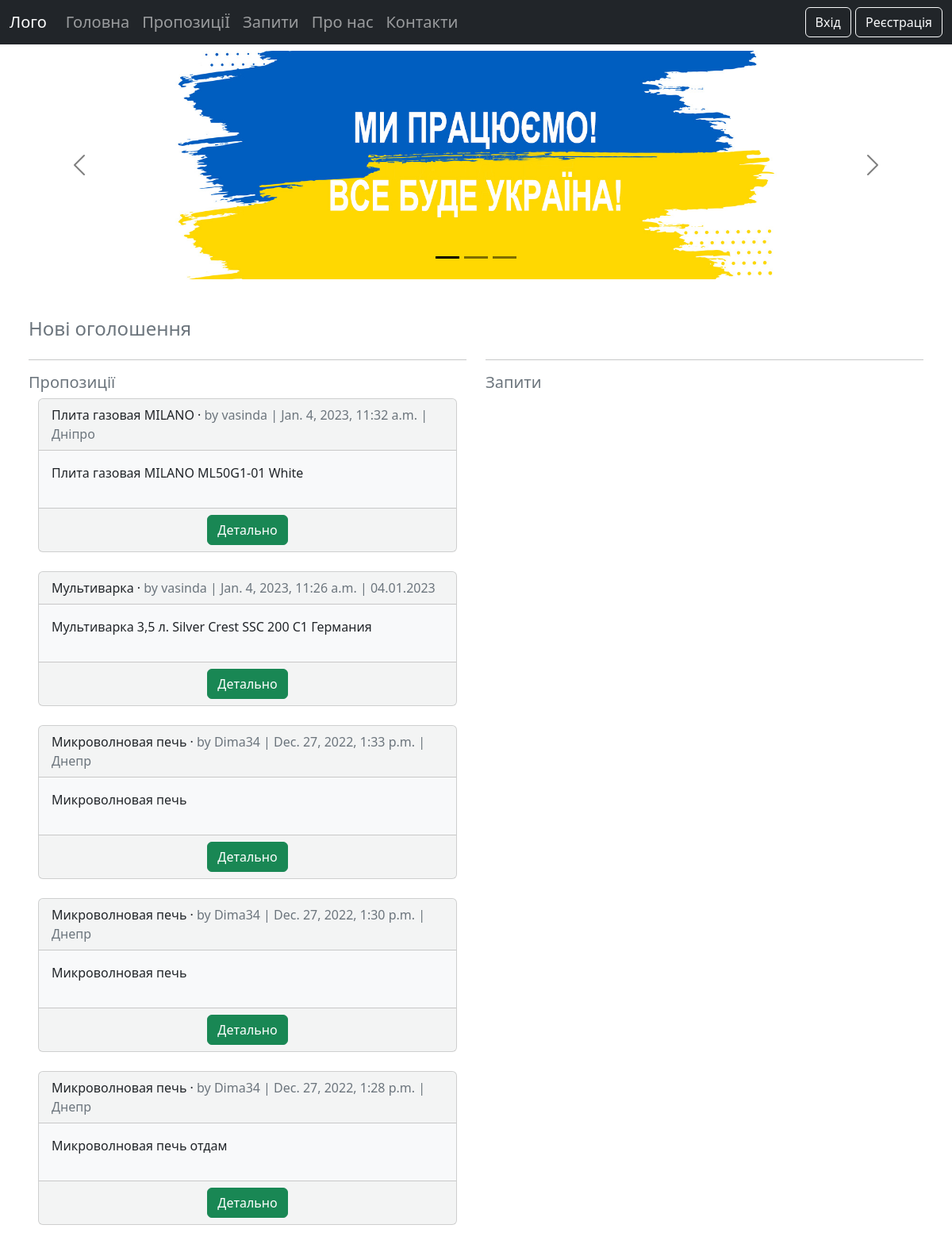
The page / on the database its author committed.
### offers/models.py (models this page shows, shortened)
class Offers(models.Model):
    title = models.CharField(max_length=255)
    body = models.TextField('Опис', max_length=255)
    url_image = models.URLField(blank=True)
    location = models.TextField(blank=True)
    date = models.DateTimeField(auto_now_add=True)
    author = models.ForeignKey(
        'accounts.CustomUser',
        on_delete=models.CASCADE,
    )

### accounts/models.py (models this page shows)
class CustomUser(AbstractUser):
    phone = models.CharField(max_length=15)

### pages/views.py (the view)
# urls.py: path("", HomePageView.as_view(), name="home"),
class HomePageView(ListView):
    model = Offers
    template_name = "home.html"
    def get_context_data(self, **kwargs):
        context = super().get_context_data(**kwargs)
        context['offers_list'] = Offers.objects.all().order_by('-date')[:5]
        return context

### templates/home.html (shortened to what this page needs)
{% extends "base.html" %}
{% load static %}
{% block content %}
<div class="container-fluid">
    <div class="row">
        <div id="homepagecarousel" class="carousel carousel-dark slide d-none d-md-block" data-bs-ride="carousel">
            <div class="carousel-indicators">
                <button type="button" data-bs-target="#homepagecarousel" data-bs-slide-to="0" class="active"></button>
                <button type="button" data-bs-target="#homepagecarousel" data-bs-slide-to="1"></button>
                <button type="button" data-bs-target="#homepagecarousel" data-bs-slide-to="2"></button>
            </div>
            <div class="mx-auto col-xl-12 col-xxl-8">
                <div class="carousel-inner">
                    <div class="carousel-item active">
                        <img src="{% static 'img/ukr1.jpg' %}" alt="1" class="d-block" style="width:100%">
                    </div>
                </div>
            </div>
            <button class="carousel-control-prev" type="button" data-bs-target="#homepagecarousel" data-bs-slide="prev">
            <span class="carousel-control-prev-icon"></span>
            </button>
            <button class="carousel-control-next" type="button" data-bs-target="#homepagecarousel" data-bs-slide="next">
            <span class="carousel-control-next-icon"></span>
            </button>
        </div>
    </div>
    <div class="container-fluid mt-5">
        <h4 class="text-secondary">Нові оголошення</h4>
        <div class="row">
            <div class="col-md-6">
                <hr>
                <h5 class="text-secondary">Пропозиції</h5>
                {% for offers in offers_list %}
                <div class="container-fluid">
                    <div class="card card-list bg-light bg-opacity-50">
                        <div class="card-header">
                            <span class="font-weight-bold">{{ offers.title }}</span> &middot;
                            <span class="text-muted">by {{ offers.author }} |
                                {{ offers.date }} | {{ offers.location }}</span>
                        </div>
                        <div class="card-body bg-light post-entry">
                            <p>{{ offers.body }}</p>
                        </div>
                        <div class="card-footer text-center text-muted">
                            <a class = "btn btn-success" href="{% url 'offers_detail' offers.pk %}">Детально</a>
                        </div>
                    </div>
                    <br />
                </div>
                {% endfor %}
            </div>
            <div class="col-md-6">
                <hr>
                <h5 class="text-secondary">Запити</h5>
            </div>
        </div>
    </div>
</div>
{% endblock content %}

### templates/base.html (shortened to what this page needs)
{% load static %}
<!DOCTYPE html>
<html lang="uk">
<head>
    <link rel="stylesheet" href="https://cdn.jsdelivr.net/npm/bootstrap@5.2.0/dist/css/bootstrap.min.css">
    <link rel="stylesheet" href="https://cdn.jsdelivr.net/npm/bootstrap-icons@1.9.1/font/bootstrap-icons.css">
</head>
<body>
    <div>
        <nav class="navbar navbar-expand-md navbar-dark bg-dark h5">
            <div class="container-fluid">
                <a class="navbar-brand" href="{% url 'home' %}">Лого</a>
                <div class="collapse navbar-collapse" id="collapsibleNavbar">
                    <ul class="navbar-nav">
                        <li class="nav-item">
                            <a class="nav-link" href="{% url 'home' %}">Головна</a>
                        </li>
                        <li class="nav-item">
                            <a class="nav-link" href="{% url 'offers_list' %}">ПропозиціЇ</a>
                        </li>
                        <li class="nav-item">
                            <a class="nav-link" href="#">Запити</a>
                        </li>
                        <li class="nav-item">
                            <a class="nav-link" href="{% url 'about' %}">Про нас</a>
                        </li>
                        <li class="nav-item">
                            <a class="nav-link" href="{% url 'contacts' %}">Контакти</a>
                        </li>
                    </ul>
                    <div class="navbar-collapse justify-content-end">
                        <ul class="navbar-nav">
                            <li class="nav-item">
                                {% if user.is_authenticated %}
                                <span class="text-white h6">Привіт {{ user.first_name }}</span>
                                    <a class="btn btn-outline-light" href="{% url 'changepassword' %}">Зміна паролю</a>
                                    <a class="btn btn-outline-light" href="{% url 'logout' %}">Вийти</a>
                                {% else %}
                                    <a class="btn btn-outline-light" href="{% url 'login' %}">Вхід</a>
                                    <a class="btn btn-outline-light" href="{% url 'signup' %}">Реєстрація</a>
                                {% endif %}
                            </li>
                        </ul>
                    </div>
                </div>
            </div>
        </nav>
    </div>
    <div class="container-fluid">
        {% block content %}
        {% endblock content %}
    </div>
</body>
</html>

### rows shown on the page
Offers: title "Плита газовая MILANO", author "vasinda", date "Jan. 4, 2023, 11:32 a.m.", location "Дніпро", body "Плита газовая MILANO ML50G1-01 White"
Offers: title "Мультиварка", author "vasinda", date "Jan. 4, 2023, 11:26 a.m.", location "04.01.2023", body "Мультиварка 3,5 л. Silver Crest SSC 200 C1 Германия"
Offers: title "Микроволновая печь", author "Dima34", date "Dec. 27, 2022, 1:33 p.m.", location "Днепр", body "Микроволновая печь"
Offers: title "Микроволновая печь", author "Dima34", date "Dec. 27, 2022, 1:30 p.m.", location "Днепр", body "Микроволновая печь"
Offers: title "Микроволновая печь", author "Dima34", date "Dec. 27, 2022, 1:28 p.m.", location "Днепр", body "Микроволновая печь отдам"
